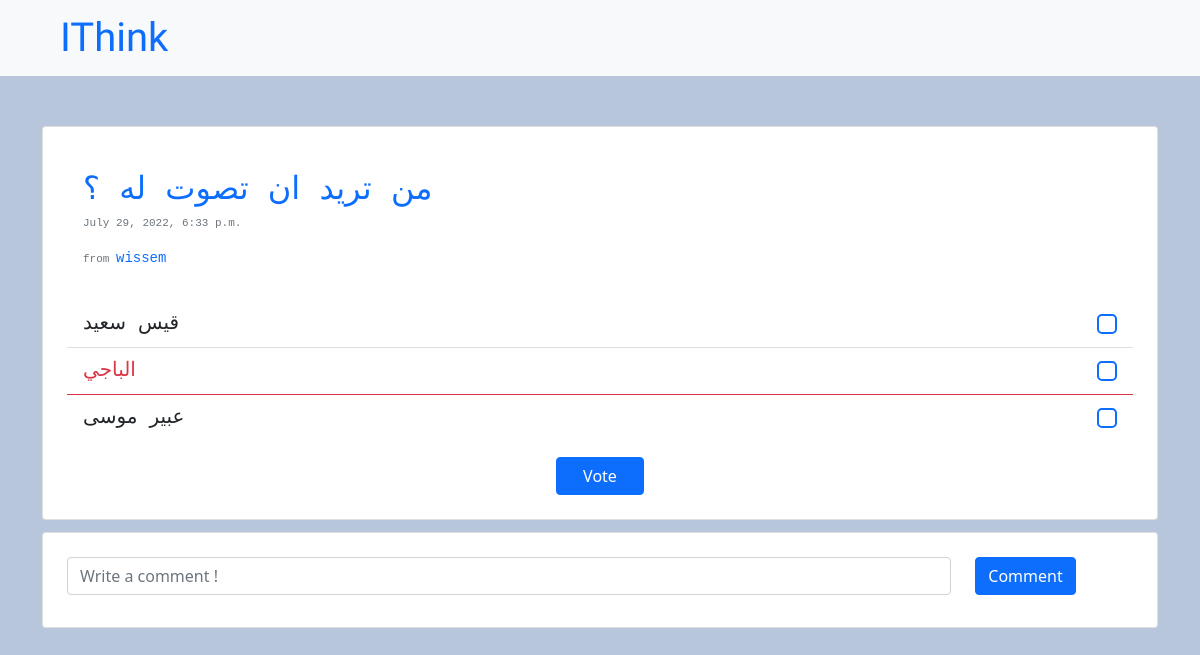
Before: /poll/8 with the older database file.
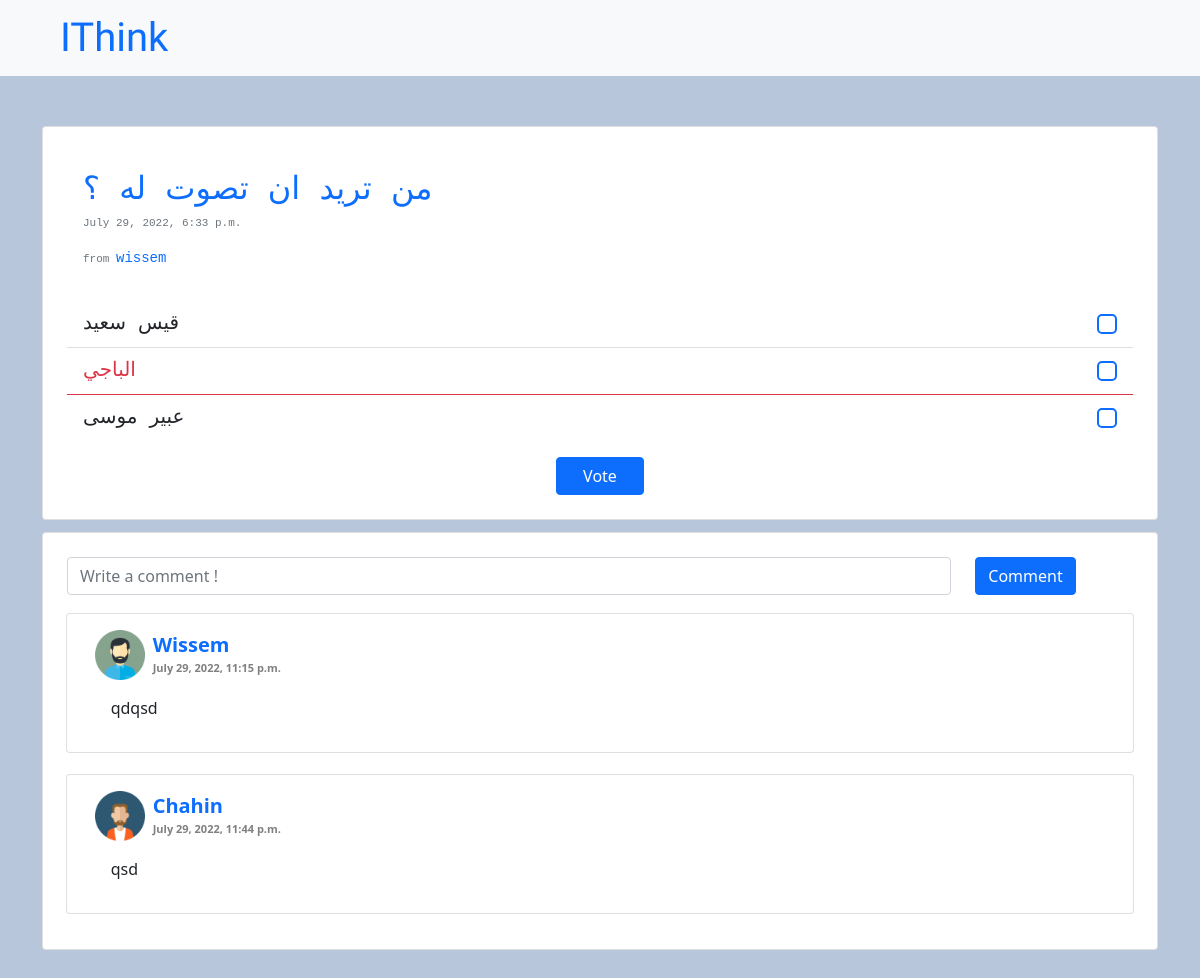
After: the same page with the newer database file.
### polls/models.py (models this page shows, shortened)
class poll_comment(models.Model):
    user = models.ForeignKey(
        user, on_delete=models.CASCADE, related_name="comments_polls")
    poll = models.ForeignKey(poll, on_delete=models.CASCADE)
    comment_str = models.CharField(max_length=300, default="empty")
    date = models.DateTimeField(default=timezone.now)
    edited = models.BooleanField(default=False)
    class Meta:
        managed = True

class user(models.Model):
    genders = (
        ('m', 'male'),
        ('f', 'female'),
    )
    profile_picture_numbers = (
        ("['1']", '1'),
        ("['2']", '2'),
        ("['3']", '3'),
        ("['4']", '4'),
        ("['5']", '5'),
        ("['6']", '6'),
    )
    user = models.OneToOneField(User, on_delete=models.CASCADE, unique=True)
    username = models.CharField(max_length=30)
    gender = models.CharField(max_length=6, choices=genders)
    started_date = models.DateTimeField(default=timezone.now)
    email = models.EmailField(max_length=255, unique=True)
    profile_picture_number = models.CharField(
        max_length=10, choices=profile_picture_numbers)
    cover_picture_number = models.CharField(
        max_length=10, default=3)
    USERNAME_FIELD = "email"
    def __str__(self):
        return self.username

### polls/views.py (the view, shortened to what this page needs)
# urls.py: path('poll/<int:pk>', vote, name="poll_vote"),
def vote(request, pk):
    polll = poll.objects.get(id=pk)
    if polll.status in ["disapproved", "pending"] and polll.creator == str(request.user):
        messages.success(request, f"{polll.status.title()} !")
    context = {
        'polls': polll
    }
    comments = poll_comment.objects.filter(
        poll=poll.objects.get(id=pk))
    if len(comments) > 3:
        context["comments"] = comments[:3]
        context["show_more"] = True
    else:
        context["comments"] = comments
        context["show_more"] = False
    voted_polls = voted.objects.filter(poll=187)
    choices = {
        "1": 0,
        "2": 1,
        "3": 0,
        "4": 0,
        "5": 0,
        "6": 0,
    }
    for i in voted_polls:
        choices[str(i.choice)] += 1
    context["max_choice"] = int(max(choices, key=choices.get))
    return render(request, 'polls/pollVote.html', context)

### templates/polls/pollVote.html (shortened to what the changed rows need)
<!DOCTYPE html>
<html lang="en">
  <head>
    <link
      href="https://cdn.jsdelivr.net/npm/bootstrap@5.1.3/dist/css/bootstrap.min.css"
      rel="stylesheet"
    />
    {% extends "main.html" %}
    {% load static %}
    {% block content %}
      <div class="container" style="margin-top:1%" >
        <div class="card p-4">
          {% for comment in comments %}
            <div class="row" style="padding:1%">
              <div class="card">
                <div class="card-body">
                  <div class="d-flex justify-content-between">
                    <div class="d-flex flex-row align-items-center">
                      {% if comment.user.profile_picture_number == "['1']" %}
                        <img src="{% static 'images\avatars\men_avatar_1.png' %}" alt="avatar" width="50" height="50" />
                      {% elif comment.user.profile_picture_number == "['2']" %}
                        <img src="{% static 'images\avatars\men_avatar_2.png' %}" alt="avatar" width="50" height="50" />
                      {% elif comment.user.profile_picture_number == "['3']" %}
                        <img src="{% static 'images\avatars\men_avatar_3.png' %}" alt="avatar" width="50" height="50" />
                      {% elif comment.user.profile_picture_number == "['4']" %}
                        <img src="{% static 'images\avatars\women_avatar_1.png' %}" alt="avatar" width="50" height="50" />
                      {% elif comment.user.profile_picture_number == "['5']" %}
                        <img src="{% static 'images\avatars\women_avatar_2.png' %}" alt="avatar" width="50" height="50" />
                      {% elif comment.user.profile_picture_number == "['6']" %}
                        <img src="{% static 'images\avatars\women_avatar_3.png' %}" alt="avatar" width="50" height="50" />
                      {% endif %}
                      <a href="{% url "profile" comment.user %}"class="small mb-0 ms-2 text-primary fw-bold fs-5 lh-1 text-decoration-none">{{comment.user|title}} <br> <span style="font-size:11px;color:gray;">{{ comment.date }}</span></a>
                    </div>
                  </div>
                  <p class="mt-3 ms-3">{{ comment.comment_str }}</p>
                </div>
              </div>
            </div>
            {% endfor %}
          </div>
        </div>
      {% endblock content %}

Changed rows visible on the page:
added poll_comment: user "Wissem", date "July 29, 2022, 11:15 p.m.", comment_str "qdqsd"
added poll_comment: user "Chahin", date "July 29, 2022, 11:44 p.m.", comment_str "qsd"
